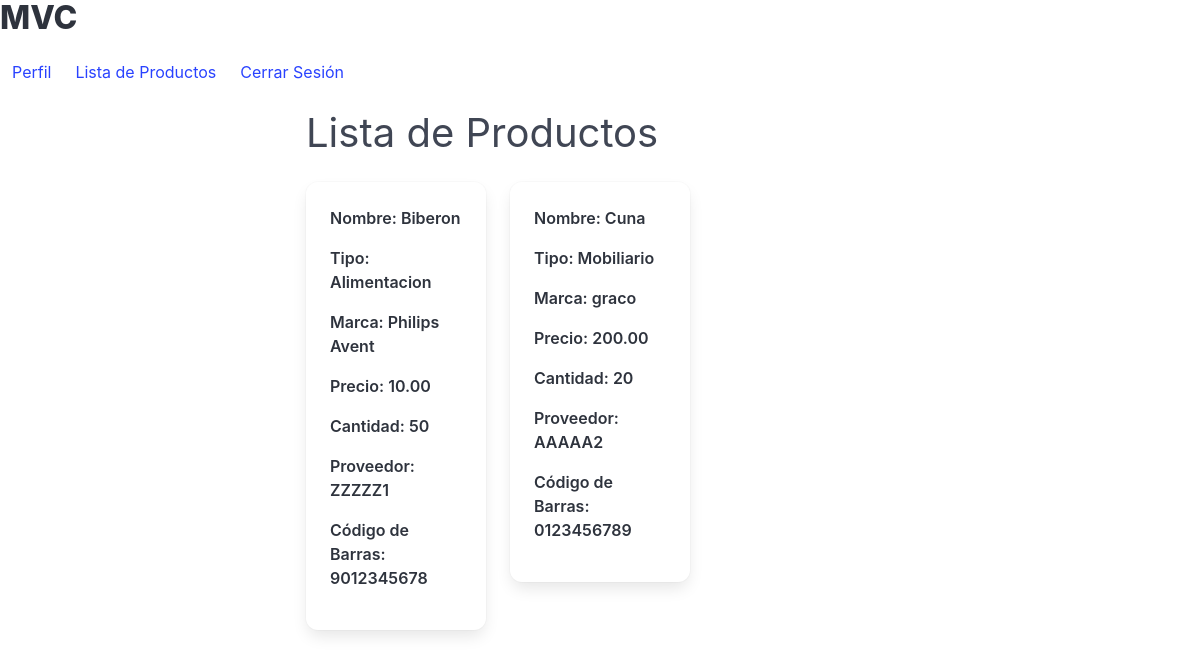
The page /products (signed in) on the database its author committed.
### models/baby_products_model.py (models this page shows, shortened)
class Product(db.Model):
    __tablename__ = "products"
    id = db.Column(db.Integer, primary_key=True)
    nombre = db.Column(db.String(50), nullable=False)
    tipo = db.Column(db.String(50), nullable=False)
    marca = db.Column(db.String(50), nullable=False)
    precio = db.Column(db.Numeric(10, 2), nullable=False)
    cantidad = db.Column(db.Integer, nullable=False)
    proveedor = db.Column(db.String(50), nullable=False)
    codigo_barra = db.Column(db.String(50), nullable=False)
    @staticmethod
    def get_all():
        return Product.query.all()

### controllers/baby_products_controller.py (the view)
@product_bp.route("/products")
@login_required
def list_products():
    products = Product.get_all()
    return baby_products_view.list_products(products)

### models/user_model.py (called while the page is built)
    @staticmethod
    def get_user_by_correo(correo):
        return User.query.filter_by(correo=correo).first()

    def has_role(self, role):
        return self.role == role

### run.py (called while the page is built)
@login_manager.user_loader
def load_user(correo):
    return User.get_user_by_correo(correo)

### views/baby_products_view.py (called while the page is built)
def list_products(products):
    return render_template(
        "baby_products.html",
        products=products,
        title="Lista de productos",
        current_user=current_user,
    )

### templates/baby_products.html (shortened to what this page needs)
{% extends 'base.html' %}
{% block content %}
<h2 class="subtitle is-2">Lista de Productos</h2>
    <div class="columns is-multiline">
        {% for product in products %}
            <div class="column is-one-third">
                <div class="card">
                    <div class="card-content">
                        <div class="content">
                            <p><strong>Nombre: {{ product.nombre }} </strong></p>
                            <p><strong>Tipo: {{ product.tipo }}</strong></p>
                            <p><strong>Marca: {{ product.marca }}</strong></p>
                            <p><strong>Precio: {{ product.precio }}</strong></p>
                            <p><strong>Cantidad: {{ product.cantidad }}</strong></p>
                            <p><strong>Proveedor: {{ product.proveedor }}</strong></p>
                            <p><strong>Código de Barras: {{ product.codigo_barra }}</strong></p>
                        </div>
                    </div>
                </div>
            </div>
        {% endfor %}
    </div>
{% endblock %}

### rows shown on the page
Product: nombre "Biberon", tipo "Alimentacion", marca "Philips Avent", precio "10.00", cantidad "50", proveedor "ZZZZZ1", codigo_barra "9012345678"
Product: nombre "Cuna", tipo "Mobiliario", marca "graco", precio "200.00", cantidad "20", proveedor "AAAAA2", codigo_barra "0123456789"
